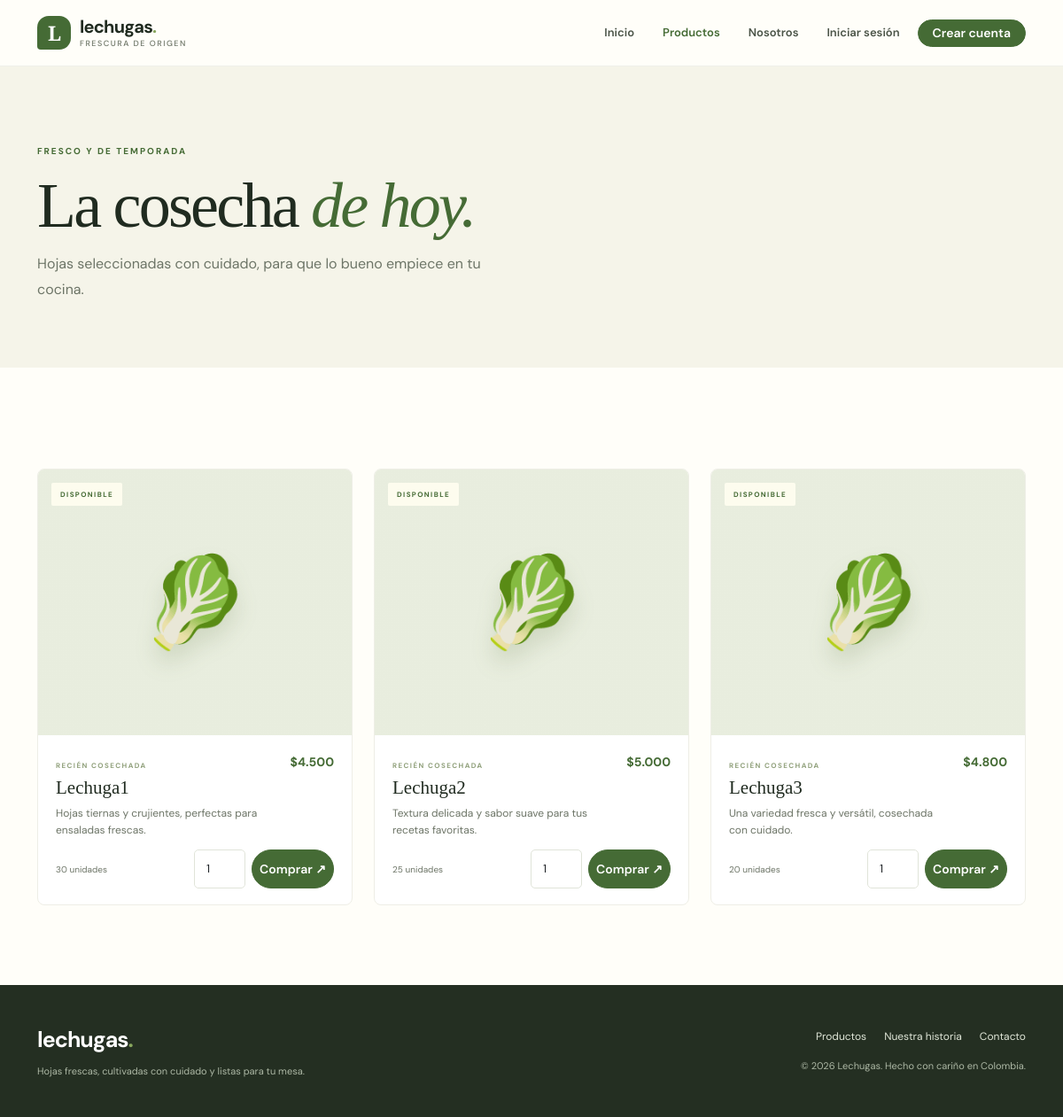
The page /productos.php on the database its author committed.
### tables this page shows
CREATE TABLE IF NOT EXISTS productos (
  id INT UNSIGNED AUTO_INCREMENT PRIMARY KEY,
  nombre VARCHAR(120) NOT NULL,
  descripcion TEXT NULL,
  precio DECIMAL(10,2) NOT NULL,
  stock INT UNSIGNED NOT NULL DEFAULT 0,
  imagen VARCHAR(255) NULL,
  activo TINYINT(1) NOT NULL DEFAULT 1,
  creado_en TIMESTAMP NOT NULL DEFAULT CURRENT_TIMESTAMP
);

### config.php (called while the page is built, shortened)
<?php
function db(): PDO
{
    static $pdo = null;
    if ($pdo === null) {
        $pdo = new PDO('mysql:host=' . DB_HOST . ';dbname=' . DB_NAME . ';charset=utf8mb4', DB_USER, DB_PASS, [
            PDO::ATTR_ERRMODE => PDO::ERRMODE_EXCEPTION,
            PDO::ATTR_DEFAULT_FETCH_MODE => PDO::FETCH_ASSOC,
            PDO::ATTR_EMULATE_PREPARES => false,
        ]);
    }
    return $pdo;
}
function e(?string $value): string { return htmlspecialchars($value ?? '', ENT_QUOTES, 'UTF-8'); }
function current_user(): ?array { return $_SESSION['user'] ?? null; }
function money(float|string $amount): string { return '$' . number_format((float)$amount, 0, ',', '.'); }

### productos.php (the view, shortened to what this page needs)
<?php
require_once __DIR__ . '/config.php';
$pageTitle='Productos frescos — Lechugas'; $activePage='productos'; $error=''; $notice='';
try { $products=db()->query('SELECT * FROM productos WHERE activo=1 ORDER BY nombre')->fetchAll(); } catch (PDOException $ex) { $products=[]; $error='No se pudo conectar con la base de datos. Importa database.sql en phpMyAdmin.'; }
require __DIR__ . '/includes/header.php'; ?>
<main><section class="page-hero"><div class="container"><span class="eyebrow">FRESCO Y DE TEMPORADA</span><h1>La cosecha <em>de hoy.</em></h1><p>Hojas seleccionadas con cuidado, para que lo bueno empiece en tu cocina.</p></div></section>
<section class="section-pad"><div class="container">
<div class="row g-4"><?php foreach ($products as $i=>$product): ?><div class="col-sm-6 col-lg-4"><article class="product-card product-card-large"><div class="product-photo photo-<?= ($i%3)+1 ?>"><?php if($product['imagen']): ?><img src="<?= e($product['imagen']) ?>" alt="<?= e($product['nombre']) ?>"><?php else: ?><span class="leaf-illustration">🥬</span><?php endif; ?><span class="photo-tag"><?= (int)$product['stock']>0?'DISPONIBLE':'AGOTADO' ?></span></div><div class="product-info"><div><span class="product-kicker">RECIÉN COSECHADA</span><h3><?= e($product['nombre']) ?></h3><p><?= e($product['descripcion']) ?></p></div><strong><?= money($product['precio']) ?></strong></div><div class="purchase-row"><span class="stock-label"><?= (int)$product['stock'] ?> unidades</span><?php if((int)$product['stock']>0): ?><form method="post" class="purchase-form"><input type="hidden" name="csrf" value="<?= e(csrf_token()) ?>"><input type="hidden" name="producto_id" value="<?= (int)$product['id'] ?>"><input class="form-control form-control-sm" type="number" name="cantidad" value="1" min="1" max="50" aria-label="Cantidad"><button class="btn btn-leaf btn-sm rounded-pill" name="comprar" value="1">Comprar ↗</button></form><?php endif; ?></div></article></div><?php endforeach; ?></div><?php if(!$products): ?><div class="notice-card">No hay productos disponibles por el momento.</div><?php endif; ?></div></section></main>
<?php require __DIR__ . '/includes/footer.php'; ?>

### includes/header.php (shortened to what this page needs)
<?php
$activePage = $activePage ?? '';
?>
<!doctype html>
<html lang="es">
<head>
  <link href="https://cdn.jsdelivr.net/npm/bootstrap@5.3.3/dist/css/bootstrap.min.css" rel="stylesheet">
  <link href="style.css" rel="stylesheet">
</head>
<body>
<nav class="navbar navbar-expand-lg site-nav sticky-top"><div class="container">
  <a class="navbar-brand" href="index.php"><span class="brand-mark">L</span><span>lechugas<span class="brand-dot">.</span><small>frescura de origen</small></span></a>
  <div class="collapse navbar-collapse" id="mainNav"><ul class="navbar-nav ms-auto align-items-lg-center gap-lg-2">
    <li class="nav-item"><a class="nav-link <?= $activePage==='inicio'?'active':'' ?>" href="index.php">Inicio</a></li>
    <li class="nav-item"><a class="nav-link <?= $activePage==='productos'?'active':'' ?>" href="productos.php">Productos</a></li>
    <li class="nav-item"><a class="nav-link <?= $activePage==='nosotros'?'active':'' ?>" href="acercadenosotros.php">Nosotros</a></li>
    <?php if (current_user()): ?>
      <?php if (current_user()['rol']==='admin'): ?><li class="nav-item"><a class="nav-link" href="admin_productos.php">Administrar</a></li><li class="nav-item"><a class="nav-link" href="ventas.php">Ventas</a></li><?php endif; ?>
      <li class="nav-item"><span class="nav-greeting">Hola, <?= e(current_user()['nombre']) ?></span></li>
      <li class="nav-item"><a class="btn btn-outline-dark btn-sm rounded-pill px-3" href="cerrar_sesion.php">Salir</a></li>
    <?php else: ?>
      <li class="nav-item"><a class="nav-link" href="iniciar_sesion.php">Iniciar sesión</a></li>
      <li class="nav-item"><a class="btn btn-leaf btn-sm rounded-pill px-3" href="registro.php">Crear cuenta</a></li>
    <?php endif; ?>
  </ul></div>
</div></nav>

### includes/footer.php (shortened to what this page needs)
<footer class="site-footer"><div class="container"><div class="row gy-4 align-items-center">
  <div class="col-md-6"><a class="footer-brand" href="index.php">lechugas<span>.</span></a><p class="mb-0">Hojas frescas, cultivadas con cuidado y listas para tu mesa.</p></div>
  <div class="col-md-6 text-md-end"><a href="productos.php">Productos</a><a href="acercadenosotros.php">Nuestra historia</a><a href="mailto:hola@lechugas.co">Contacto</a><p class="copyright">© <?= date('Y') ?> Lechugas. Hecho con cariño en Colombia.</p></div>
</div></div></footer>
</body></html>

### style.css (style rules this page uses)
:root { --ink:#202b20;--muted:#6d7567;--leaf:#456b35;--leaf-dark:#2f5128;--cream:#f5f4e9;--paper:#fffef9;--line:#e5e5d8 }
* { box-sizing:border-box }
body { margin:0;background:var(--paper);color:var(--ink);font-family:'DM Sans',sans-serif }
.site-nav { background:rgba(255,254,249,.94);backdrop-filter:blur(12px);border-bottom:1px solid rgba(40,55,34,.07);padding:13px 0 }
.navbar-brand { display:flex;align-items:center;gap:10px;color:var(--ink);font-size:20px;font-weight:700;letter-spacing:-.8px;line-height:1 }
.navbar-brand small { display:block;margin-top:5px;color:var(--muted);font-size:9px;font-weight:500;letter-spacing:1.5px;text-transform:uppercase }
.brand-dot,.footer-brand span { color:#88a75d }
.brand-mark { display:grid;place-items:center;width:38px;height:38px;border-radius:13px 13px 13px 4px;background:var(--leaf);color:white;font-family:'Playfair Display',serif;font-size:23px }
.nav-link { color:#4b5448!important;font-size:13px;font-weight:600;padding:10px 12px!important }
.nav-link:hover,.nav-link.active { color:var(--leaf)!important }
.btn-leaf { background:var(--leaf);border:1px solid var(--leaf);color:white;font-weight:600;transition:transform .2s,background .2s,box-shadow .2s }
.eyebrow { display:inline-block;color:var(--leaf);font-size:10px;font-weight:700;letter-spacing:2px }
.hero-copy h1,.page-hero h1,.auth-card h1 { font-family:'Playfair Display',serif;font-size:clamp(52px,7vw,90px);letter-spacing:-2.8px;line-height:.99;margin:20px 0 }
.hero-copy h1 em,.page-hero h1 em,.auth-card h1 em,.section-heading h2 em { color:var(--leaf);font-weight:500 }
.section-pad { padding:90px 0 }
.product-card { height:100%;background:#fff;border:1px solid #eeeee6;border-radius:8px;overflow:hidden;transition:transform .3s,box-shadow .3s }
.product-photo { position:relative;display:grid;place-items:center;height:275px;overflow:hidden;background-color:#e8edde;background-size:cover;background-position:center;text-decoration:none }
.photo-1 { background-image:linear-gradient(#e9eedf30,#e9eedf30),url('img/lechuga1.jpg'),url('https://images.unsplash.com/photo-1540420773420-3366772f4999?auto=format&fit=crop&w=900&q=80') }
.photo-2 { background-image:linear-gradient(#e9eedf30,#e9eedf30),url('img/lechuga2.jpg'),url('https://images.unsplash.com/photo-1512621776951-a57141f2eefd?auto=format&fit=crop&w=900&q=80') }
.photo-3 { background-image:linear-gradient(#e9eedf30,#e9eedf30),url('img/lechuga3.jpg'),url('https://images.unsplash.com/photo-1490645935967-10de6ba17061?auto=format&fit=crop&w=900&q=80') }
.leaf-illustration { font-size:100px;filter:drop-shadow(0 15px 12px #526f3028);animation:float 4s ease-in-out infinite }
.photo-tag { position:absolute;top:15px;left:15px;padding:7px 10px;border-radius:2px;background:#fffef0e8;color:var(--leaf);font-size:8px;font-weight:700;letter-spacing:1.4px }
.product-info { display:flex;justify-content:space-between;gap:12px;padding:20px }
.product-info h3 { margin:3px 0 7px;font-family:'Playfair Display',serif;font-size:21px }
.product-info p { margin:0;color:var(--muted);font-size:12px;line-height:1.6 }
.product-info strong { white-space:nowrap;color:var(--leaf);font-size:14px }
.site-footer { padding:43px 0;background:#242f22;color:#dfe5d7;font-size:12px }
.footer-brand { display:inline-block;margin-bottom:9px;color:white;font-size:25px;font-weight:700;letter-spacing:-1px;text-decoration:none }
.site-footer p { color:#adb8a5;font-size:11px }
.site-footer a:not(.footer-brand) { display:inline-block;margin-left:20px;color:#e1e7d9;text-decoration:none }
.site-footer .copyright { margin:16px 0 0 }
.page-hero { padding:82px 0 73px;background:var(--cream) }
.page-hero h1 { font-size:clamp(50px,6vw,76px);margin:16px 0 }
.page-hero p { max-width:520px;margin:0;color:var(--muted);line-height:1.8 }
.product-card-large .product-photo { height:300px }
.product-kicker { color:#91a17c;font-size:8px;font-weight:700;letter-spacing:1.4px }
.product-card-large .product-info { padding-bottom:12px }
.purchase-row { display:flex;justify-content:space-between;align-items:center;padding:0 20px 18px }
.stock-label { color:var(--muted);font-size:10px }
.purchase-form { display:flex;gap:7px }
.purchase-form input { width:58px }
.form-control { padding:11px 13px;border-color:#e0e4d9;border-radius:5px;font-size:13px }

### rows shown on the page
productos: shows "DISPONIBLE", nombre "Lechuga1", descripcion "Hojas tiernas y crujientes, perfectas para ensaladas frescas.", precio "$4.500", stock "30"
productos: shows "DISPONIBLE", nombre "Lechuga2", descripcion "Textura delicada y sabor suave para tus recetas favoritas.", precio "$5.000", stock "25"
productos: shows "DISPONIBLE", nombre "Lechuga3", descripcion "Una variedad fresca y versátil, cosechada con cuidado.", precio "$4.800", stock "20"
